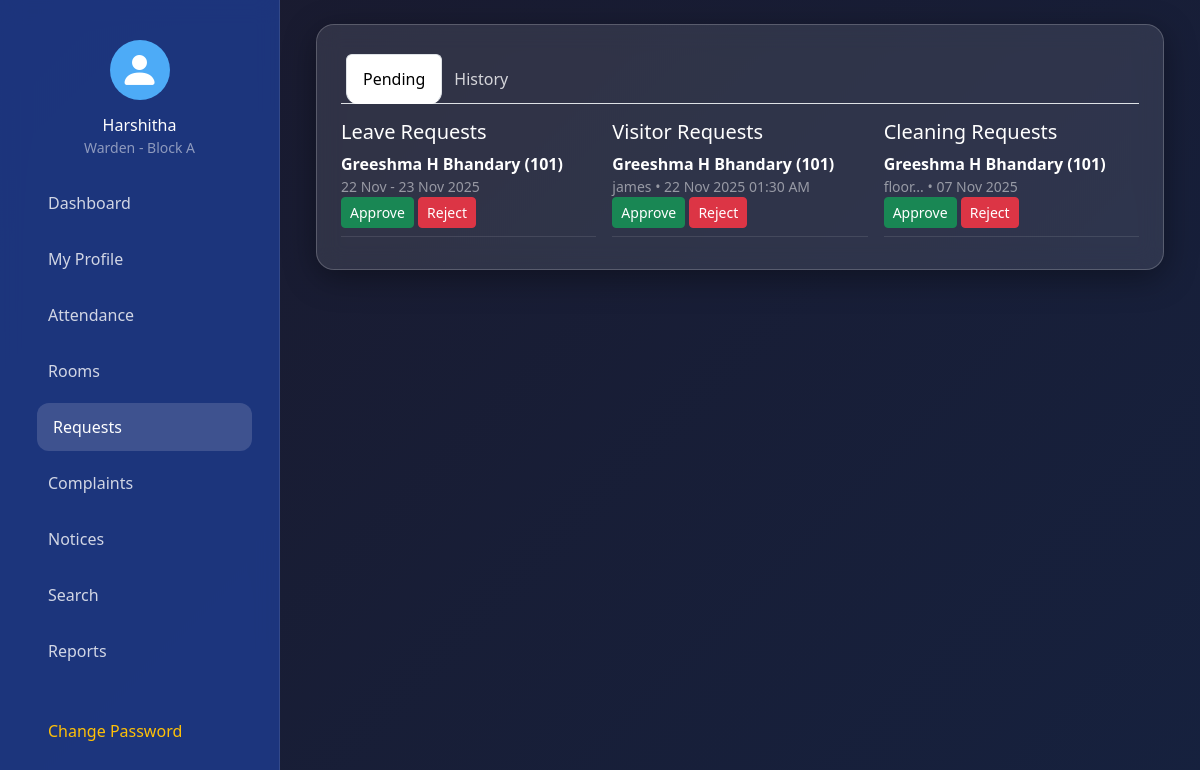
/dashboards/warden.php?section=requests (signed in), run on the app's committed database.
### tables this page shows
CREATE TABLE `wardens` (
  `id` varchar(10) NOT NULL,
  `user_id` int(11) NOT NULL,
  `name` varchar(100) NOT NULL,
  `phone` varchar(15) DEFAULT NULL,
  `email` varchar(100) DEFAULT NULL,
  `dob` date DEFAULT NULL,
  `address` text DEFAULT NULL,
  `block` varchar(10) DEFAULT NULL
);

CREATE TABLE `leave_requests` (
  `id` int(11) NOT NULL,
  `student_id` int(11) NOT NULL,
  `from_date` date NOT NULL,
  `to_date` date NOT NULL,
  `reason` text NOT NULL,
  `status` enum('pending','approved','rejected') DEFAULT 'pending',
  `applied_at` timestamp NOT NULL DEFAULT current_timestamp(),
  `action_by` int(11) DEFAULT NULL,
  `action_at` timestamp NULL DEFAULT NULL
);

CREATE TABLE `students` (
  `id` int(11) NOT NULL,
  `user_id` int(11) NOT NULL,
  `name` varchar(100) NOT NULL,
  `phone` varchar(15) DEFAULT NULL,
  `email` varchar(100) DEFAULT NULL,
  `dob` date DEFAULT NULL,
  `address` text DEFAULT NULL,
  `register_no` varchar(20) NOT NULL,
  `room_no` varchar(10) DEFAULT NULL,
  `block` varchar(10) DEFAULT NULL,
  `year` varchar(10) DEFAULT NULL,
  `branch` varchar(50) DEFAULT NULL,
  `mess_balance` decimal(10,2) DEFAULT 25000.00,
  `fee_status` enum('paid','not_paid') DEFAULT 'not_paid',
  `fee_paid_by` int(11) DEFAULT NULL,
  `fee_paid_at` datetime DEFAULT NULL,
  `semester_mess_balance` decimal(10,2) DEFAULT 25000.00,
  `semester_rent` decimal(10,2) DEFAULT 50000.00
);

CREATE TABLE `visitor_requests` (
  `id` int(11) NOT NULL,
  `student_id` int(11) NOT NULL,
  `visitor_name` varchar(100) NOT NULL,
  `relation` varchar(50) DEFAULT NULL,
  `visit_date` date NOT NULL,
  `visit_time` time NOT NULL,
  `applied_at` datetime DEFAULT current_timestamp(),
  `status` enum('pending','approved','rejected') DEFAULT 'pending',
  `requested_at` datetime DEFAULT current_timestamp(),
  `action_by` int(11) DEFAULT NULL,
  `action_at` datetime DEFAULT NULL
);

CREATE TABLE `cleaning_requests` (
  `id` int(11) NOT NULL,
  `student_id` int(11) NOT NULL,
  `room_no` varchar(10) NOT NULL,
  `issue` text NOT NULL,
  `preferred_date` date DEFAULT NULL,
  `applied_at` datetime DEFAULT current_timestamp(),
  `status` enum('pending','approved','rejected') DEFAULT 'pending',
  `requested_at` datetime DEFAULT current_timestamp(),
  `action_by` int(11) DEFAULT NULL,
  `action_at` datetime DEFAULT NULL
);

### dashboards/warden.php (the view, shortened to what this page needs)
<?php
include '../includes/db.php';
$stmt = $pdo->prepare("SELECT w.*, u.username FROM wardens w JOIN users u ON w.user_id = u.id WHERE w.user_id = ?");
$stmt->execute([$_SESSION['user_id']]);
$warden = $stmt->fetch();
$warden_block = $warden['block'];
$active_section = $_GET['section'] ?? 'dashboard';
$request_tab = $_GET['tab'] ?? 'pending';
$pending_leaves = $pdo->prepare("SELECT lr.*, s.name, s.room_no FROM leave_requests lr JOIN students s ON lr.student_id = s.id WHERE s.block = ? AND lr.status = 'pending' ORDER BY lr.applied_at DESC");
$pending_leaves->execute([$warden_block]);
$pending_leaves = $pending_leaves->fetchAll();
$visitor_reqs = $pdo->prepare("SELECT v.*, s.name, s.room_no FROM visitor_requests v JOIN students s ON v.student_id = s.id WHERE s.block = ? AND v.status = 'pending' ORDER BY v.requested_at DESC");
$visitor_reqs->execute([$warden_block]);
$visitor_reqs = $visitor_reqs->fetchAll();
$cleaning_reqs = $pdo->prepare("SELECT c.*, s.name, s.room_no FROM cleaning_requests c JOIN students s ON c.student_id = s.id WHERE s.block = ? AND c.status = 'pending' ORDER BY c.requested_at DESC");
$cleaning_reqs->execute([$warden_block]);
$cleaning_reqs = $cleaning_reqs->fetchAll();
function url_with_section($section = null, $extra = []) {
    $params = $extra;
    if ($section) $params['section'] = $section;
    elseif (isset($_GET['section'])) $params['section'] = $_GET['section'];
    return $params ? '?' . http_build_query($params) : '?';
}
?>
<!DOCTYPE html>
<html lang="en">
<head>
    <link href="https://cdn.jsdelivr.net/npm/bootstrap@5.3.3/dist/css/bootstrap.min.css" rel="stylesheet">
    <link href="https://cdn.jsdelivr.net/npm/bootstrap-icons@1.11.3/font/bootstrap-icons.min.css" rel="stylesheet">
    <link rel="stylesheet" href="../assets/css/style.css">
</head>
<body class="dashboard-bg">
<div class="sidebar">
    <div class="p-3 text-center">
        <div class="logo-circle mx-auto mb-3">
            <i class="bi bi-person-fill text-white fs-1"></i>
        </div>
        <h6 class="text-white mb-0"><?= htmlspecialchars($warden['name']) ?></h6>
        <small class="text-white-50">Warden - Block <?= $warden_block ?></small>
    </div>
    <div class="nav-container">
        <ul class="nav flex-column">
            <li class="nav-item"><a href="?" class="nav-link <?= $active_section=='dashboard'?'active':'' ?>">Dashboard</a></li>
            <li class="nav-item"><a href="<?= url_with_section('profile') ?>" class="nav-link <?= $active_section=='profile'?'active':'' ?>">My Profile</a></li>
            <li class="nav-item"><a href="<?= url_with_section('attendance') ?>" class="nav-link <?= $active_section=='attendance'?'active':'' ?>">Attendance</a></li>
            <li class="nav-item"><a href="<?= url_with_section('rooms') ?>" class="nav-link <?= $active_section=='rooms'?'active':'' ?>">Rooms</a></li>
            <li class="nav-item"><a href="<?= url_with_section('requests') ?>" class="nav-link <?= $active_section=='requests'?'active':'' ?>">Requests</a></li>
            <li class="nav-item"><a href="<?= url_with_section('complaints') ?>" class="nav-link <?= $active_section=='complaints'?'active':'' ?>">Complaints</a></li>
            <li class="nav-item"><a href="<?= url_with_section('notices') ?>" class="nav-link <?= $active_section=='notices'?'active':'' ?>">Notices</a></li>
            <li class="nav-item"><a href="<?= url_with_section('search') ?>" class="nav-link <?= $active_section=='search'?'active':'' ?>">Search</a></li>
            <li class="nav-item"><a href="<?= url_with_section('reports') ?>" class="nav-link <?= $active_section=='reports'?'active':'' ?>">Reports</a></li>
            <li class="nav-item mt-4">
                <a href="#" class="nav-link text-warning" data-bs-toggle="modal" data-bs-target="#changePasswordModal">Change Password</a>
            </li>
            <li class="nav-item"><a href="../logout.php" class="nav-link text-danger">Logout</a></li>
        </ul>
    </div>
</div>
<div class="main-content p-4">
    <div class="container-fluid">
        <div id="requests" class="content-section" style="display: <?= $active_section=='requests'?'block':'none' ?>;">
            <div class="glass-card p-4">
                <ul class="nav nav-tabs mb-3">
                    <li class="nav-item">
                        <a class="nav-link <?= $request_tab=='pending'?'active':'' ?>" href="<?= url_with_section('requests', ['tab'=>'pending']) ?>">Pending</a>
                    </li>
                    <li class="nav-item">
                        <a class="nav-link <?= $request_tab=='history'?'active':'' ?>" href="<?= url_with_section('requests', ['tab'=>'history']) ?>">History</a>
                    </li>
                </ul>
                <?php if ($request_tab === 'pending'): ?>
                    <div class="row g-3">
                        <div class="col-md-4">
                            <h5 class="text-white">Leave Requests</h5>
                            <?php if ($pending_leaves): ?>
                                <?php foreach ($pending_leaves as $l): ?>
                                    <div class="border-bottom border-white border-opacity-10 pb-2 mb-2">
                                        <strong class="text-white"><?= htmlspecialchars($l['name']) ?> (<?= $l['room_no'] ?>)</strong>
                                        <small class="text-white-50 d-block"><?= date('d M', strtotime($l['from_date'])) ?> - <?= date('d M Y', strtotime($l['to_date'])) ?></small>
                                        <form method="POST" class="d-inline">
                                            <button name="approve_leave" class="btn btn-sm btn-success">Approve</button>
                                            <button name="reject_leave" class="btn btn-sm btn-danger">Reject</button>
                                        </form>
                                    </div>
                                <?php endforeach; ?>
                            <?php else: ?>
                                <p class="text-white-50">No pending leave requests.</p>
                            <?php endif; ?>
                        </div>
                        <div class="col-md-4">
                            <h5 class="text-white">Visitor Requests</h5>
                            <?php if ($visitor_reqs): ?>
                                <?php foreach ($visitor_reqs as $v): ?>
                                    <div class="border-bottom border-white border-opacity-10 pb-2 mb-2">
                                        <strong class="text-white"><?= htmlspecialchars($v['name']) ?> (<?= $v['room_no'] ?>)</strong>
                                        <small class="text-white-50 d-block"><?= htmlspecialchars($v['visitor_name']) ?> • <?= date('d M Y h:i A', strtotime($v['visit_date'] . ' ' . $v['visit_time'])) ?></small>
                                        <form method="POST" class="d-inline">
                                            <button name="approve_visitor" class="btn btn-sm btn-success">Approve</button>
                                            <button name="reject_visitor" class="btn btn-sm btn-danger">Reject</button>
                                        </form>
                                    </div>
                                <?php endforeach; ?>
                            <?php else: ?>
                                <p class="text-white-50">No pending visitor requests.</p>
                            <?php endif; ?>
                        </div>
                        <div class="col-md-4">
                            <h5 class="text-white">Cleaning Requests</h5>
                            <?php if ($cleaning_reqs): ?>
                                <?php foreach ($cleaning_reqs as $c): ?>
                                    <div class="border-bottom border-white border-opacity-10 pb-2 mb-2">
                                        <strong class="text-white"><?= htmlspecialchars($c['name']) ?> (<?= $c['room_no'] ?>)</strong>
                                        <small class="text-white-50 d-block"><?= htmlspecialchars(substr($c['issue'], 0, 30)) ?>... • <?= date('d M Y', strtotime($c['preferred_date'])) ?></small>
                                        <form method="POST" class="d-inline">
                                            <button name="approve_cleaning" class="btn btn-sm btn-success">Approve</button>
                                            <button name="reject_cleaning" class="btn btn-sm btn-danger">Reject</button>
                                        </form>
                                    </div>
                                <?php endforeach; ?>
                            <?php else: ?>
                                <p class="text-white-50">No pending cleaning requests.</p>
                            <?php endif; ?>
                        </div>
                    </div>
                <?php endif; ?>
            </div>
        </div>
</body>
</html>

### assets/css/style.css (style rules this page uses)
.glass-card { background: rgba(255, 255, 255, 0.08); backdrop-filter: blur(14px); -webkit-backdrop-filter: blur(14px); border: 1px solid rgba(255, 255, 255, 0.15); border-radius: 20px; box-shadow: 0 8px 32px rgba(0, 0, 0, 0.37); }
.dashboard-bg { background: linear-gradient(135deg, #1a1a2e, #16213e); min-height: 100vh; color: white; }
.sidebar { position: fixed; top: 0; left: 0; width: 280px; height: 100vh; background: rgba(30, 58, 138, 0.8); backdrop-filter: blur(10px); padding: 1.5rem 1rem; border-right: 1px solid rgba(255,255,255,0.1); z-index: 1000; }
.logo-circle { width: 60px; height: 60px; background: #4dabf7; border-radius: 50%; display: flex; align-items: center; justify-content: center; }
.nav-link { color: rgba(255,255,255,0.8); padding: 0.75rem 1rem; border-radius: 12px; margin: 0.3rem 0; transition: all 0.3s; display: flex; align-items: center; }
.nav-link:hover, .nav-link.active { background: rgba(255,255,255,0.15); color: white; transform: translateX(5px); }
.main-content { margin-left: 280px; padding: 2rem; }
.welcome-card, .service-card, .glass-card { background: rgba(255, 255, 255, 0.1); backdrop-filter: blur(12px); border: 1px solid rgba(255, 255, 255, 0.2); border-radius: 18px; transition: transform 0.3s; }
.sidebar .nav-container { flex: 1; overflow-y: auto; padding: 0 1rem; -ms-overflow-style: none; scrollbar-width: none; }
.sidebar { position: fixed; top: 0; left: 0; width: 280px; height: 100vh; background: rgba(30, 58, 138, 0.85); backdrop-filter: blur(12px); border-right: 1px solid rgba(255,255,255,0.1); display: flex; flex-direction: column; z-index: 1000; }
.sidebar .nav-link { color: rgba(255,255,255,0.8); padding: 0.75rem 1rem; border-radius: 12px; margin: 0.25rem 0; transition: all 0.3s; display: flex; align-items: center; }
.sidebar .nav-link:hover, .sidebar .nav-link.active { background: rgba(255,255,255,0.15); color: white; transform: translateX(5px); }
.main-content { margin-left: 280px; min-height: 100vh; }
.content-section { display: none; }

### data on the page
wardens: name "Harshitha", block "A"
leave_requests: student.name "Greeshma H Bhandary", student.room_no "101", from_date "22 Nov", to_date "23 Nov 2025"
visitor_requests: student.name "Greeshma H Bhandary", student.room_no "101", visitor_name "james", visit_date+visit_time "22 Nov 2025 01:30 AM"
cleaning_requests: student.name "Greeshma H Bhandary", student.room_no "101", issue "floor", preferred_date "07 Nov 2025"
